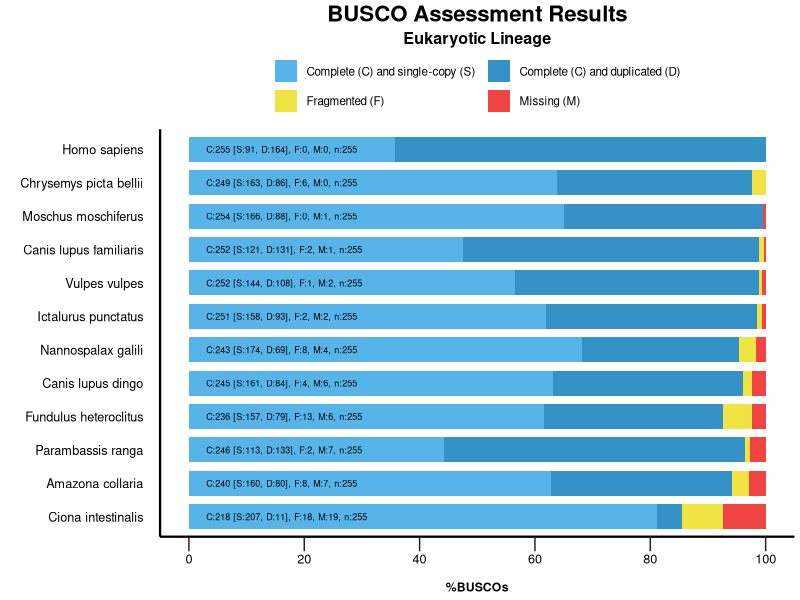

The R source for this figure:
######################################
#
# BUSCO summary figure
# @version 4.0.0
# @since BUSCO 2.0.0
# 
# Copyright (c) 2016-2022, Evgeny Zdobnov (ez@ezlab.org)
# Licensed under the MIT license. See LICENSE.md file.
# Modified by Rodolfo Aramayo
# 2024-04-05
#
######################################

# Code modified from: https://vbaliga.github.io/posts/2019-04-28-verify-that-r-packages-are-installed-and-loaded/
# If a package is installed, it will be loaded.
# If any package are missing, the missing package(s) will be installed
# from CRAN and then loaded.
# First specify the packages of interest
## First specify the packages of interest
packages = c("Cairo", "ggplot2", "grid")

## Now load or install&load all
package.check <- lapply(packages, FUN = function(x) 
{if (!require(x, character.only = TRUE)) {install.packages(x, dependencies = TRUE);
library(x, character.only = TRUE)}})
# Load the required libraries
library(Cairo)
library(ggplot2)
library("grid")
suppressPackageStartupMessages(library(dplyr))
suppressPackageStartupMessages(library(tidyr))
suppressPackageStartupMessages(library(forcats))
suppressPackageStartupMessages(library(Cairo))

# !!! CONFIGURE YOUR PLOT HERE !!! 
# Output
my_file_type <- "png"
my_output <- paste("./","Busco_Plot_Figure.png", sep="/") 
my_width <- 20
my_height <- 15
my_unit <- "cm"

# Colors
my_colors <- c("#56B4E9", "#3492C7", "#F0E442", "#F04442")
# Bar height ratio
my_bar_height <- 0.75

# Legend
my_title <- "BUSCO Assessment Results"
my_subtitle <- "Eukaryotic Lineage"
# Font
my_family <- "sans"
my_size_ratio <- 1

# !!! SEE YOUR DATA HERE !!! 
# Your data as generated by python, remove or add more
my_species <- c('Ictalurus punctatus', 'Ictalurus punctatus', 'Ictalurus punctatus', 'Ictalurus punctatus', 'Ciona intestinalis', 'Ciona intestinalis', 'Ciona intestinalis', 'Ciona intestinalis', 'Chrysemys picta bellii', 'Chrysemys picta bellii', 'Chrysemys picta bellii', 'Chrysemys picta bellii', 'Canis lupus dingo', 'Canis lupus dingo', 'Canis lupus dingo', 'Canis lupus dingo', 'Vulpes vulpes', 'Vulpes vulpes', 'Vulpes vulpes', 'Vulpes vulpes', 'Fundulus heteroclitus', 'Fundulus heteroclitus', 'Fundulus heteroclitus', 'Fundulus heteroclitus', 'Nannospalax galili', 'Nannospalax galili', 'Nannospalax galili', 'Nannospalax galili', 'Moschus moschiferus', 'Moschus moschiferus', 'Moschus moschiferus', 'Moschus moschiferus', 'Amazona collaria', 'Amazona collaria', 'Amazona collaria', 'Amazona collaria', 'Canis lupus familiaris', 'Canis lupus familiaris', 'Canis lupus familiaris', 'Canis lupus familiaris', 'Parambassis ranga', 'Parambassis ranga', 'Parambassis ranga', 'Parambassis ranga', 'Homo sapiens', 'Homo sapiens', 'Homo sapiens', 'Homo sapiens')
#my_species <- factor(my_species)
#my_species <- factor(my_species, levels = levels(my_species)[c(length(levels(my_species)):1)])
# reorder your species here just by changing the values in the vector :
my_percentage <- c(62.0, 36.5, 0.8, 0.7, 81.2, 4.3, 7.1, 7.4, 63.9, 33.7, 2.4, -0.0, 63.1, 32.9, 1.6, 2.4, 56.5, 42.4, 0.4, 0.7, 61.6, 31.0, 5.1, 2.3, 68.2, 27.1, 3.1, 1.6, 65.1, 34.5, 0.0, 0.4, 62.7, 31.4, 3.1, 2.8, 47.5, 51.4, 0.8, 0.3, 44.3, 52.2, 0.8, 2.7, 35.7, 64.3, 0.0, 0.0)
my_values <- c(158, 93, 2, 2, 207, 11, 18, 19, 163, 86, 6, 0, 161, 84, 4, 6, 144, 108, 1, 2, 157, 79, 13, 6, 174, 69, 8, 4, 166, 88, 0, 1, 160, 80, 8, 7, 121, 131, 2, 1, 113, 133, 2, 7, 91, 164, 0, 0)

######################################
######################################
# Code to produce the graph
labsize = 1
if (length(my_species) > 10){
 labsize = 0.66
}
print("Plotting the figure ...")
category <- c(rep(c("S","D","F","M"),c(1)))
#category <- factor(category)
#category <- factor(category,levels(category)[c(4,1,2,3)])
df <- data.frame(my_species,my_percentage,my_values,category)
df <- df |>
  pivot_wider(
  id_cols = my_species,
  names_from = category,
  values_from = c(my_percentage, my_values)
  ) |>
  arrange(
    my_values_M,
    my_values_F,
    my_values_D,
    my_values_S
    ) |>
    pivot_longer(
      cols = !my_species,
      names_to = c(".value", "category"),
      names_pattern = "^(my_percentage|my_values)_([MFDS])$"
    ) |>
    mutate(my_species = factor(x = my_species, levels = rev(unique(my_species)))) |>
    mutate(category = factor(x = category, levels = c("S", "D", "F", "M")))
my_species <- df$my_species
my_values <- df$my_values
figure <- ggplot() + 
  
  geom_bar(aes(y = my_percentage, x = fct_rev(fct_inorder(my_species)), fill = category), position = position_stack(reverse = TRUE), data = df, stat="identity", width=my_bar_height) + 
  coord_flip() + 
  theme_gray(base_size = 8) + 
  scale_y_continuous(labels = c("0","20","40","60","80","100"), breaks = c(0,20,40,60,80,100)) + 
  scale_fill_manual(values = my_colors,labels =c(" Complete (C) and single-copy (S)  ",
                                                 " Complete (C) and duplicated (D)",
                                                 " Fragmented (F)  ",
                                                 " Missing (M)")) +   
  ggtitle(my_title, subtitle = my_subtitle) + 
  xlab("") + 
  ylab("\n%BUSCOs") + 

  theme(    plot.background = element_rect(fill='transparent', color = NA),    plot.title = element_text(family=my_family, hjust=0.5, colour = 'black', size = rel(2)*my_size_ratio, face = 'bold'),    plot.subtitle = element_text(family=my_family, hjust=0.5, colour = 'black', size = rel(1.45)*my_size_ratio, face = 'bold'),    legend.background = element_rect(fill='transparent', color = NA),    legend.box.background = element_rect(fill='transparent', color = NA),    legend.key = element_rect(fill = 'transparent', colour=NA),    legend.position = 'top',    legend.title = element_blank(),    legend.text = element_text(family=my_family, size = rel(1.05)*my_size_ratio),    panel.background = element_rect(fill='transparent', color = NA),    panel.grid.minor = element_blank(),    panel.grid.major = element_blank(),    axis.text.y = element_text(family=my_family, colour = 'black', size = rel(1.43)*my_size_ratio),    axis.text.x = element_text(family=my_family, colour = 'black', size = rel(1.43)*my_size_ratio),    axis.line = element_line(linewidth=0.78*my_size_ratio, colour = 'black'),    axis.ticks.length = unit(0.37, 'cm'),    axis.ticks.y = element_line(colour='white', linewidth = 0),    axis.ticks.x = element_line(colour='#222222', linewidth=0.5),    axis.title.x = element_text(family=my_family, colour = 'black', size=rel(1.1)*my_size_ratio, face = 'bold')  ) + 
  guides(fill = guide_legend(override.aes = list(colour = NULL))) +
  guides(fill=guide_legend(nrow=2,byrow=TRUE))
  
  for(i in rev(c(1:length(levels(my_species))))){
    detailed_values <- my_values[my_species==my_species[my_species==levels(my_species)[i]]]
    total_buscos <- sum(detailed_values)
    figure <- figure + 
    annotate("text", label=paste("C:", detailed_values[1] + detailed_values[2], " [S:", detailed_values[1], ", D:", detailed_values[2], "], F:", detailed_values[3], ", M:", detailed_values[4], ", n:", total_buscos, sep=""), 
             y=3, x = i, size = labsize*3.45*my_size_ratio, colour = "black", hjust=0, family=my_family)
  }
  
CairoFonts(
  regular = "sans:style=Regular",
  bold = "sans:style=Bold",
  italic = "sans:style=Italic"
)
Cairo(
  width = my_width,
  height = my_height,
  file = my_output,
  type = "png",
  dpi = 500,
  res = NA,
  units = my_unit,
  bg = "transparent"
)
grid.draw(figure)
dev.off()
print("Done")
